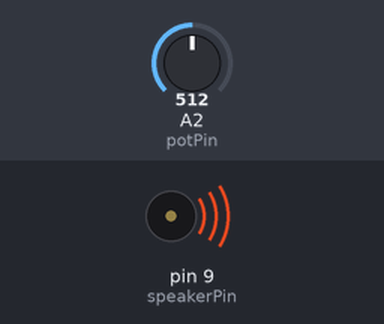
This sketch was run on a simulated Arduino Uno, built with avr-gcc and run on an emulated ATmega328P. Shown: buzzer (waves = sounding). The test bench sets the inputs (shaded band); at power-on: A2 (potPin) = 512. What the sketch prints to the serial monitor is not drawn.

Above: at 1.2 s.
1.3 s: A2 (potPin) set to 0
At 2.5 s:
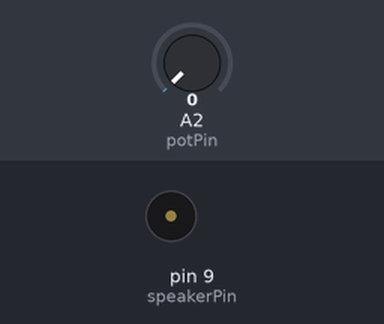
2.8 s: A2 (potPin) set to 122
At 3.8 s:
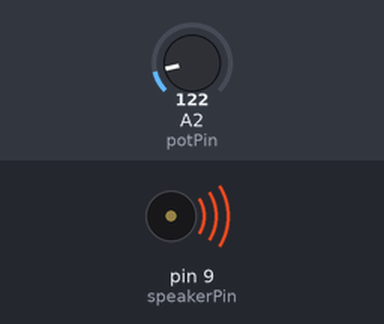
Timing chart, 0 to 5.8 s (numbered marks = the images above; inputs shaded):
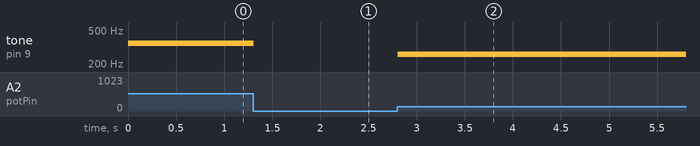

Measured:
- after the input at 1.3 s, tone on pin 9 (speakerPin): 349 Hz → silent at once
- after the input at 2.8 s, tone on pin 9 (speakerPin): silent → 261 Hz at once

The sketch:

speaker.ino
```cpp
/*
 * PotDimmer
 * ---------
 *
 * Use a potentiometer to adjust the brightness of an PWM'd LED
 *
 */

int potPin = A2;    // select the input pin for the potentiometer
int speakerPin = 9;   // select the pin for the LED
int val = 0;       // variable to store the value coming from the sensor
int notes[] = {261, 277, 293, 311, 329, 349, 369, 392, 415, 440, 466, 493};

void setup() {
  pinMode(speakerPin, OUTPUT);  // declare the speakerPin as an OUTPUT
 Serial.begin(9600);
}

void loop() {
  //val = analogRead(potPin)/(1024/sizeof(notes));    // read the value from the sensor
  val = analogRead(potPin);    // read the value from the sensor
  int index = map(val, 0, 1023, 0, 12);
  Serial.println(index);
  if (val == 0){
    noTone(speakerPin);
  }else{
    tone(speakerPin, notes[index-1]);    // turn the speakerPin on
  }
}
```
